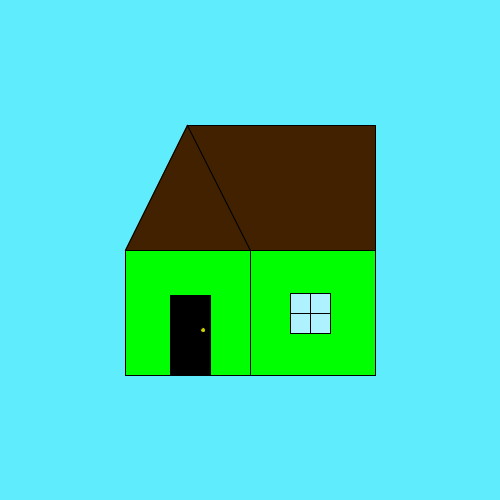
Frame 1 (no input)
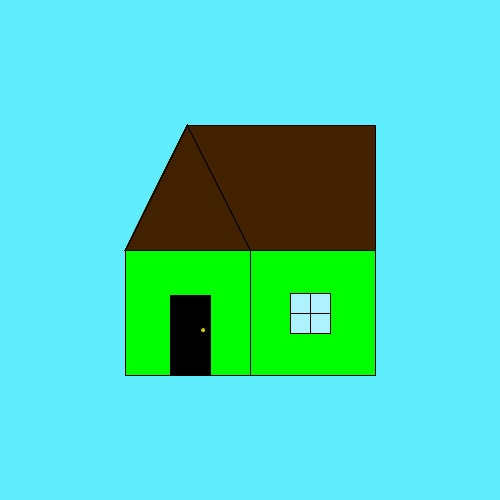
Frame 60 (the mouse pressed at the canvas centre just before this capture)
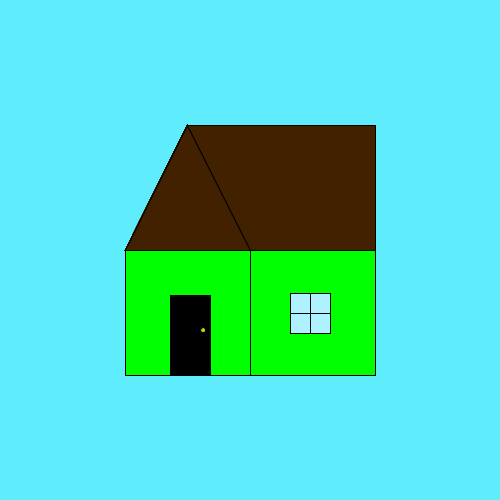
Frame 120 (the mouse held since frame 60 and released just before this capture)

The Processing sketch that drew these frames (run headless with seeded random() and noise(); from frame 60 on, the mouse is pressed at the canvas centre):

// Processing sketch: processing_139766
// ── processing_139766.pde

void setup (){
size(500, 500);
background(95,236,252);
}
  
void draw(){ 
fill(0,255,0);
rect(125, 250, 250, 125); 
fill(66,33,0);
triangle(125, 250, 187, 125, 250, 250);
fill(66,33,0);
quad(250, 250, 187, 125, 375, 125, 375, 250);
fill(255,255,255);
 line(250, 250, 250, 375);
 fill(0,0,0);
rect(170,295,40,80);
fill(174,241,255);
rect(290,293,40,40);
fill(205,210,0);
ellipse(203,330,5,5);
line(310,293,310,333);
line(290,313,330,313);


}
